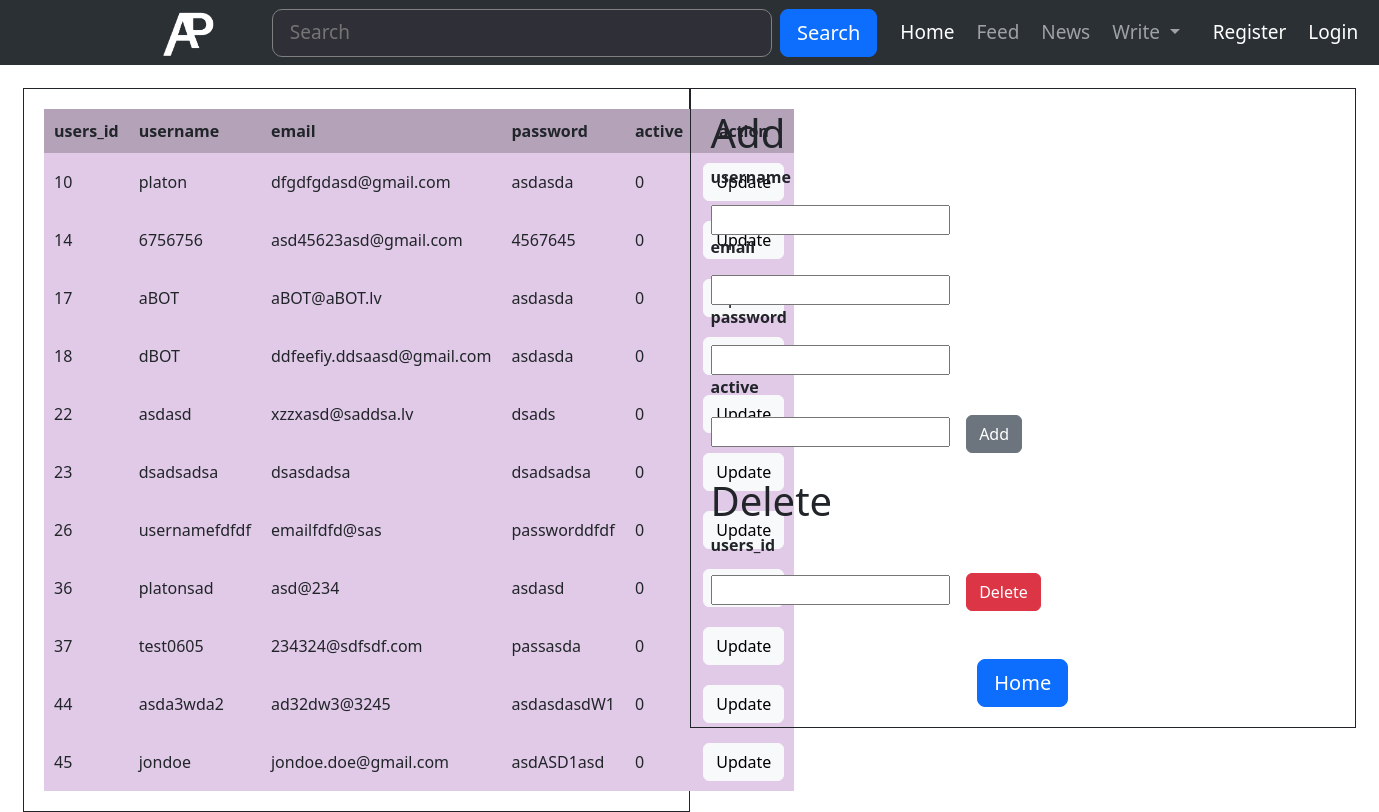
Screenshot of /news_portal_g3/admin_user.php with the database file from the repository.
### tables this page shows
CREATE TABLE `users` (
  `users_id` int(11) NOT NULL,
  `username` varchar(255) NOT NULL,
  `email` varchar(255) NOT NULL,
  `password` varchar(255) NOT NULL,
  `active` int(1) NOT NULL
);

### news_portal_g3/admin_user.php (the view, shortened to what this page needs)
<?php
    $servername = "localhost";
    $database = "news_portal";
    $username = "root";
    $password = "";
    $conn = mysqli_connect($servername, $username, $password, $database);
?>
<!doctype html>
<html lang="en">
<head>
    <link rel ="stylesheet" href="https://cdn.jsdelivr.net/npm/bootstrap@5.3.0-alpha1/dist/css/bootstrap.min.css" rel="stylesheet">
    <link rel ="stylesheet" href="style.css">
</head>
<body>
        <nav class="padding-navbar navbar navbar-expand-lg bg-body-tertiary navbar bg-dark class-navbar" data-bs-theme="dark">
            <div class="container-fluid">
            <a href="home.php"><img class="navbar-brand" src="/news_portal_g1/img/ap-logo.png" width="100px" alt=""></a>
                <form class="d-flex" role="search">
                <input class="form-control-header me-2" type="search" placeholder="   Search" aria-label="Search">
                <button class=" btn btn-lg btn-primary border-radiuss-10" type="submit">Search</button>
                </form>
            </div>
            <ul class="navbar-nav me-auto my-2 my-lg-0 navbar-nav-scroll " style="--bs-scroll-height: 100px;">
                <li class="nav-item">
                    <a class="nav-link active" aria-current="page" href="home.php">Home</a>
                </li>
                <li class="nav-item">
                    <a class="nav-link" href="#">Feed</a>
                </li>
                <li class="nav-item">
                    <a class="nav-link" href="#">News</a>
                    </li>
                <li class="nav-item dropdown">
                    <a class="btn btn-primary nav-link dropdown-toggle" href="#" role="button"
                    data-bs-toggle="dropdown" aria-expanded="false">
                    Write
                    </a>
                </li>
            <li class="menu-member">
                <?php
                    if(isset($_SESSION["username"]))
                    {
                ?>
                    <li><a href="profile.php" class=" border nav-link border border-white rounded  css-test" href="index.php"><?php echo $_SESSION['username']; ?></a></li>
                    <li><a href="logout.php" class="nav-link">Logout</a></li>
                <?php
                    }
                    else
                    {
                ?>
                    <li><a href="index.php" class="nav-link active">&nbspRegister</a></li>
                    <li><a href="login.php" class="nav-link active">Login</a></li>
                <?php
                    }
                ?>
            </li>
                </ul>
        </nav>
    <div class="float-container">
<div class="float-child">
  <table>
        <tr>
            <th>users_id</th>
            <th>username</th>
            <th>email</th>
            <th>password</th>
            <th>active</th>
            <th><center>action</center></th>
        </tr>
            <?php
            $users = mysqli_query($conn,"SELECT * FROM `users`");
            $users=mysqli_fetch_all($users);
        foreach ($users as $user)
        {
        echo '
        <tr>
            <td>' .$user[0]  . '</td>
            <td>' .$user[1]  . '</td>
            <td>' .$user[2]  . '</td>
            <td>' .$user[3]  . '</td>
            <td>' .$user[4]  . '</td>
            <td><a class="btn btn-light" href="update_user.php?k_id='.$user[0] .'">Update</a> </td>
        </tr>
        ';
        }
            ?>
        </table>
</div>
<div class="float-child">
  <h1>Add</h1>
        <form action="add_user.php" method="post" enctype="multipart/form-data">
            <p><b>username</b></p>
            <input type="text" name="name">
            <p><b>email</b></p>
            <input type="email" name="email">
            <p><b>password</b></p>
            <input type="password" name="password">
            <p><b>active</b></p>
            <input type="text" name="active">&nbsp&nbsp&nbsp
            <button type="submit" class="btn btn-secondary">Add</button>
        </form><br>
        <h1>Delete</h1>
        <form action="delete_user.php" method="post" enctype="multipart/form-data">
            <p><b>users_id</b></p>
            <input type="text" name="id">&nbsp&nbsp&nbsp
            <button type="submit" class="btn btn-danger">Delete </button><br><br><br>
        </form>
        <?php
        echo "<center><a href='home.php' class='btn btn-lg btn-primary'> Home </a></center>";
        ?>
  </div>
</div>
</body>
</html>

### news_portal_g3/admin_user.php (style rules this page uses)
th,td { padding: 10px; }
th { background: #b3a2b8; }
td { background: #e1cae8; }
button { padding: 10px; background: #e3e3e3; border: unset; cursor: pointer; }
li { margin:3px; }
.padding-navbar { padding-left: 8rem; padding-right: 8rem; }
.class-navbar { height: 65px; font-size: 19px; }
.form-control-header { width: 500px; border-radius: 10px; background-color: rgb(47, 47, 56); color: rgb(219, 219, 219); border-width: 1px; border-style:solid; border-color: gray; }
.float-container { border: 3px solid #fff; padding: 20px; }
.float-child { width: 50%; float: left; padding: 20px; border: 1px solid; }

### rows the page displays
users: users_id "10", username "platon", email "dfgdfgdasd@gmail.com", password "asdasda", active "0"
users: users_id "14", username "6756756", email "asd45623asd@gmail.com", password "4567645", active "0"
users: users_id "17", username "aBOT", email "aBOT@aBOT.lv", password "asdasda", active "0"
users: users_id "18", username "dBOT", email "ddfeefiy.ddsaasd@gmail.com", password "asdasda", active "0"
users: users_id "22", username "asdasd", email "xzzxasd@saddsa.lv", password "dsads", active "0"
users: users_id "23", username "dsadsadsa", email "dsasdadsa", password "dsadsadsa", active "0"
users: users_id "26", username "usernamefdfdf", email "emailfdfd@sas", password "passworddfdf", active "0"
users: users_id "36", username "platonsad", email "asd@234", password "asdasd", active "0"
users: users_id "37", username "test0605", email "234324@sdfsdf.com", password "passasda", active "0"
users: users_id "44", username "asda3wda2", email "ad32dw3@3245", password "asdasdasdW1", active "0"
users: users_id "45", username "jondoe", email "jondoe.doe@gmail.com", password "asdASD1asd", active "0"
